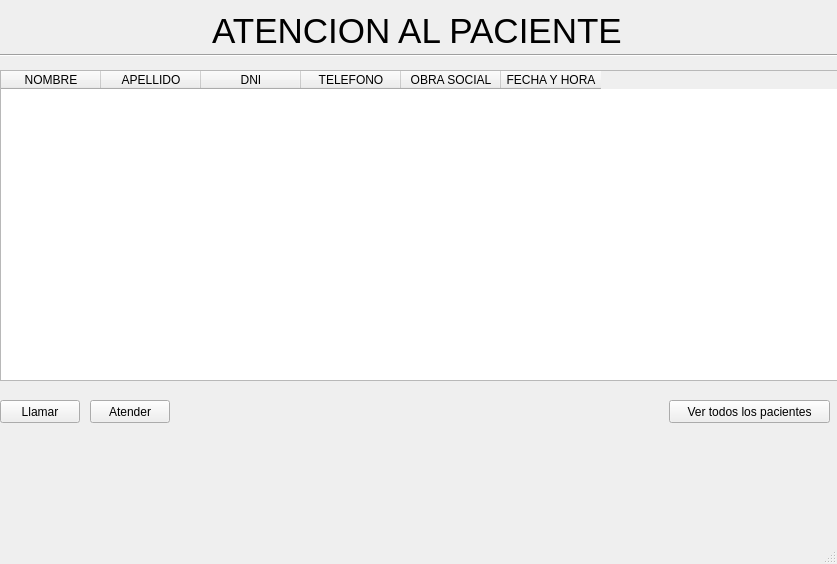
<?xml version="1.0" encoding="UTF-8"?>
<ui version="4.0">
 <class>MainWindow</class>
 <widget class="QMainWindow" name="MainWindow">
  <property name="geometry">
   <rect>
    <x>0</x>
    <y>0</y>
    <width>837</width>
    <height>564</height>
   </rect>
  </property>
  <property name="windowTitle">
   <string>MainWindow</string>
  </property>
  <widget class="QWidget" name="centralwidget">
   <widget class="QLabel" name="title_label">
    <property name="geometry">
     <rect>
      <x>210</x>
      <y>10</y>
      <width>414</width>
      <height>42</height>
     </rect>
    </property>
    <property name="font">
     <font>
      <pointsize>26</pointsize>
     </font>
    </property>
    <property name="text">
     <string>&lt;html&gt;&lt;head/&gt;&lt;body&gt;&lt;p align=&quot;center&quot;&gt;ATENCION AL PACIENTE&lt;/p&gt;&lt;/body&gt;&lt;/html&gt;</string>
    </property>
   </widget>
   <widget class="Line" name="line">
    <property name="geometry">
     <rect>
      <x>0</x>
      <y>25</y>
      <width>841</width>
      <height>61</height>
     </rect>
    </property>
    <property name="lineWidth">
     <number>1</number>
    </property>
    <property name="midLineWidth">
     <number>0</number>
    </property>
    <property name="orientation">
     <enum>Qt::Horizontal</enum>
    </property>
   </widget>
   <widget class="QTableWidget" name="listado_turnos">
    <property name="geometry">
     <rect>
      <x>0</x>
      <y>70</y>
      <width>841</width>
      <height>311</height>
     </rect>
    </property>
    <column>
     <property name="text">
      <string>NOMBRE</string>
     </property>
     <property name="font">
      <font>
       <kerning>true</kerning>
      </font>
     </property>
    </column>
    <column>
     <property name="text">
      <string>APELLIDO</string>
     </property>
    </column>
    <column>
     <property name="text">
      <string>DNI</string>
     </property>
    </column>
    <column>
     <property name="text">
      <string>TELEFONO</string>
     </property>
    </column>
    <column>
     <property name="text">
      <string>OBRA SOCIAL</string>
     </property>
    </column>
    <column>
     <property name="text">
      <string>FECHA Y HORA</string>
     </property>
    </column>
   </widget>
   <widget class="QPushButton" name="llamar_button">
    <property name="geometry">
     <rect>
      <x>0</x>
      <y>400</y>
      <width>80</width>
      <height>23</height>
     </rect>
    </property>
    <property name="text">
     <string>Llamar</string>
    </property>
   </widget>
   <widget class="QPushButton" name="atender_button">
    <property name="geometry">
     <rect>
      <x>90</x>
      <y>400</y>
      <width>80</width>
      <height>23</height>
     </rect>
    </property>
    <property name="text">
     <string>Atender</string>
    </property>
   </widget>
   <widget class="QPushButton" name="pacientes_button">
    <property name="geometry">
     <rect>
      <x>669</x>
      <y>400</y>
      <width>161</width>
      <height>23</height>
     </rect>
    </property>
    <property name="text">
     <string>Ver todos los pacientes</string>
    </property>
   </widget>
  </widget>
  <widget class="QMenuBar" name="menubar">
   <property name="geometry">
    <rect>
     <x>0</x>
     <y>0</y>
     <width>837</width>
     <height>20</height>
    </rect>
   </property>
  </widget>
  <widget class="QStatusBar" name="statusbar"/>
 </widget>
 <resources/>
 <connections/>
</ui>
